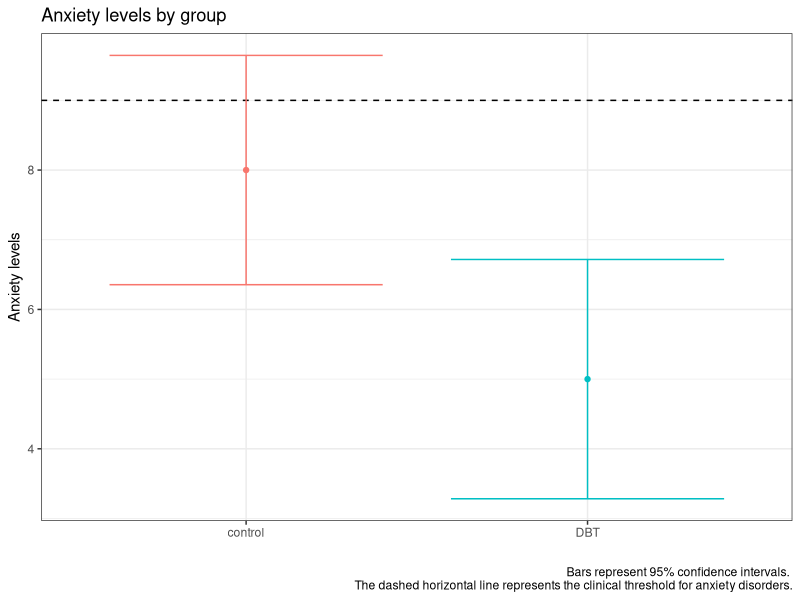

Source code (R):
## ---- chunk 1
library(tidyverse)
## ---- chunk 2
data.frame(group = c("control", "DBT"),
           xbar = c(8, 5),
           s = c(2.3, 2.4), 
           N = c(10, 10)) %>%
  mutate(se = s/sqrt(N),
         cv = qt(p = .975, df = N-1),
         moe = se*cv) %>%
  ggplot(aes(x = group, y = xbar, color = group)) +
  geom_point(stat = "identity") +
  geom_hline(aes(yintercept = 9), color = "black", linetype = 2)+
  geom_errorbar(aes(ymin = xbar-moe, ymax = xbar+moe), width = .8)+
  guides(color = F)+
  labs(x = "", y = "Anxiety levels", 
       title = "Anxiety levels by group",
       caption = "Bars represent 95% confidence intervals. 
       The dashed horizontal line represents the clinical threshold for anxiety disorders.")+
  theme_bw()
